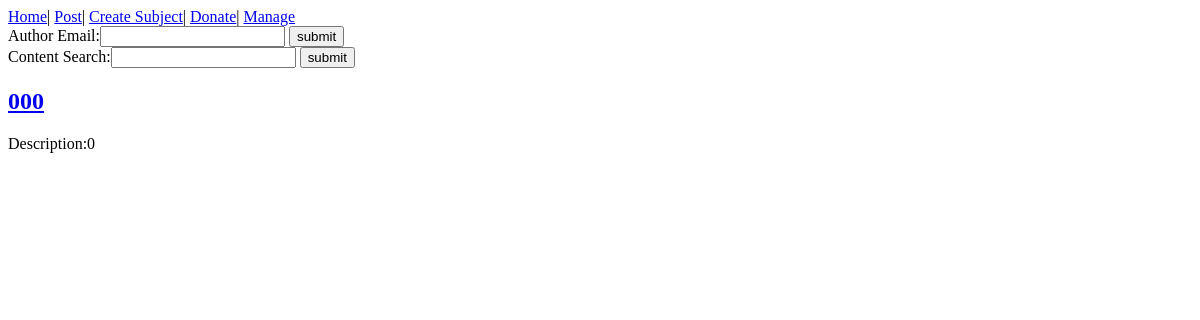
Before: / with the older database file.
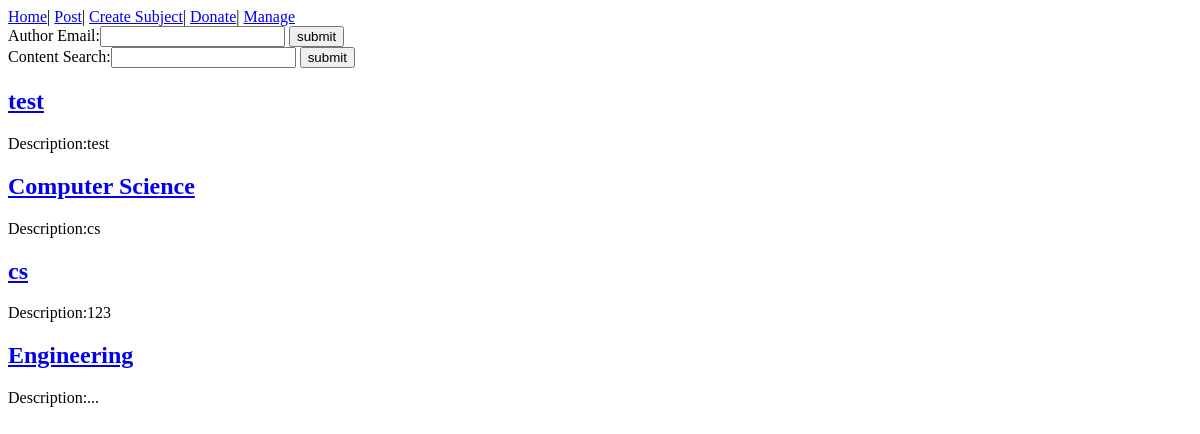
After: the same page with the newer database file.
### model.py (models this page shows)
class Subject(db.Model):
    __tablename__ = 'subject'
    id = db.Column(db.Integer, primary_key=True)
    title = db.Column(db.Text)
    description = db.Column(db.Text)
    articles = db.relationship('Article')

### app.py (the view)
@app.route('/')
def home():
    subjects = subjectService.find_all_subject()
    return render_template('home.html',subjects=subjects)

### app.py (called while the page is built)
@app.before_request
def before_request():
    addr = request.remote_addr
    ip = ipService.find_ip_by_ip(addr)
    if ip is None:
        ip = IP(addr=addr, is_blocked=0)
        ipService.insert(ip)
    elif ip.is_blocked == 1:
        os.abort(403)

### services.py (called while the page is built)
    def find_all_subject(self):
        subjects = Subject.query.all()
        return subjects

    def find_ip_by_ip(self,addr):
        ip = IP.query.filter_by(addr=addr).first()
        return ip

### templates/home.html (shortened to what this page needs)
{% extends "base.html" %}
{% block content %}
<div class="author">
    <form action="/author" method="post">
        Author Email:<input type="text" name="email" required>
        <input type="submit" value="submit">
    </form>
    <form action="/search">
        Content Search:<input type="text" name="content">
        <input type="submit" value="submit">
    </form>
</div>
<div class="all-subjects">
        {% for subject in subjects %}
            <h2><a href="/subject/{{ subject.id }}">{{ subject.title }}</a></h2>
            <p>Description:{{ subject.description }}</p>
        {% endfor %}
 </div>
{% endblock %}

Changed rows visible on the page:
changed Subject: title "000" → "test"; description "0" → "test"
added Subject: title "Computer Science", description "cs"
added Subject: title "cs", description "123"
added Subject: title "Engineering", description "..."
